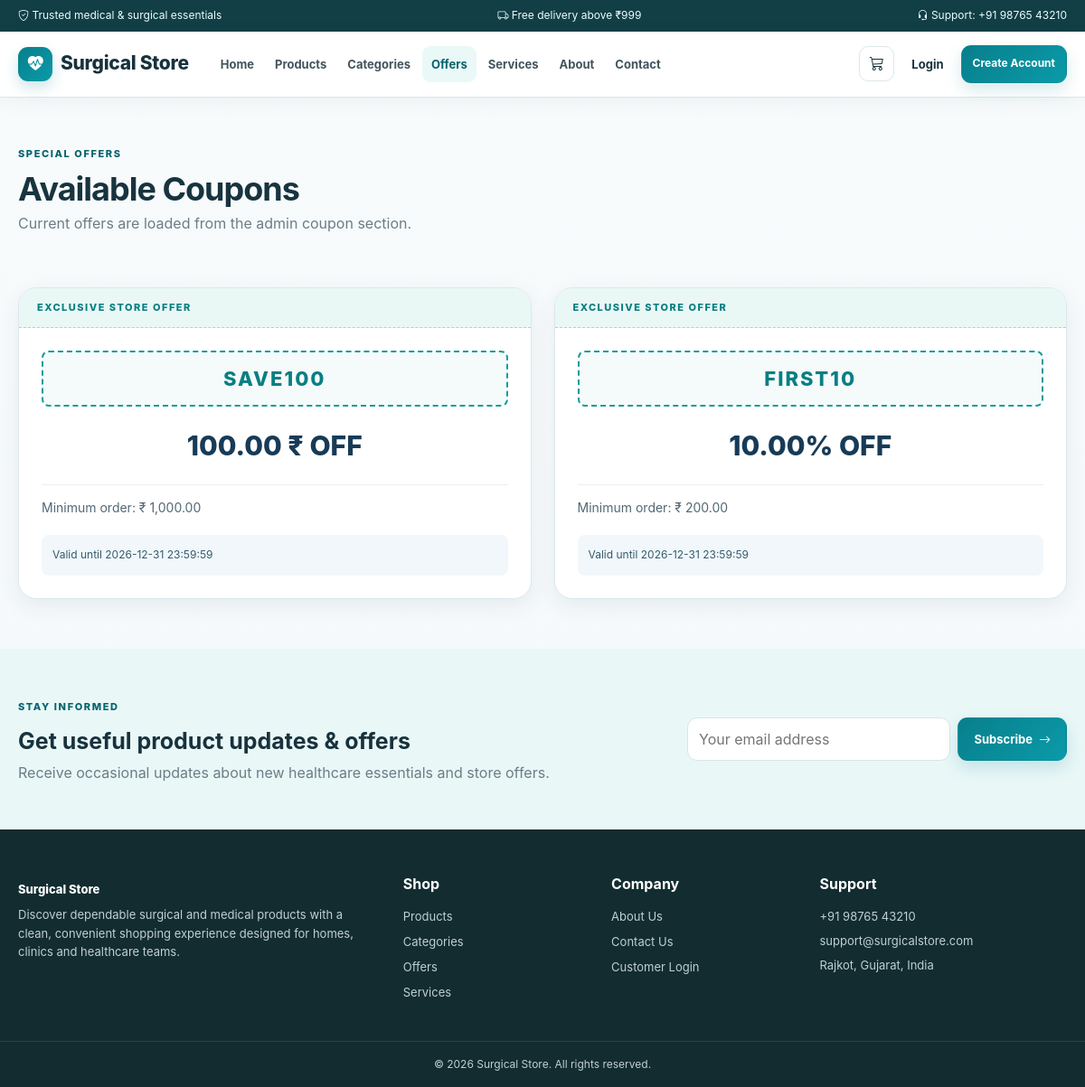
/offers.php, run on the app's committed database.
### tables this page shows
CREATE TABLE site_settings (
  setting_id INT AUTO_INCREMENT PRIMARY KEY,
  setting_key VARCHAR(100) NOT NULL UNIQUE,
  setting_value TEXT NOT NULL,
  updated_at TIMESTAMP DEFAULT CURRENT_TIMESTAMP ON UPDATE CURRENT_TIMESTAMP
);

CREATE TABLE coupons (
  coupon_id INT AUTO_INCREMENT PRIMARY KEY,
  coupon_code VARCHAR(30) NOT NULL UNIQUE,
  discount_type ENUM('percentage','fixed') NOT NULL DEFAULT 'percentage',
  discount_value DECIMAL(10,2) NOT NULL DEFAULT 0,
  min_order_amount DECIMAL(10,2) NOT NULL DEFAULT 0,
  start_date DATETIME NULL,
  expiry_date DATETIME NULL,
  status ENUM('active','inactive') NOT NULL DEFAULT 'active',
  created_at TIMESTAMP DEFAULT CURRENT_TIMESTAMP
);

### includes/db.php (called while the page is built, shortened)
<?php
require_once __DIR__ . '/../db_config.php';
mysqli_set_charset($con, 'utf8mb4');
function h($v) {
return htmlspecialchars((string)($v ?? ''), ENT_QUOTES, 'UTF-8');
}
function db_all($sql) {
global $con;
$r=mysqli_query($con,$sql);
return $r ? mysqli_fetch_all($r,MYSQLI_ASSOC) : [];
}
function setting($key,$default='') {
global $con;
$key=mysqli_real_escape_string($con,$key);
$r=mysqli_query($con,"SELECT setting_value FROM site_settings WHERE setting_key='$key' LIMIT 1");
$row=$r?mysqli_fetch_assoc($r):null;
return $row ? $row['setting_value'] : $default;
}
?>

### offers.php (the view, shortened to what this page needs)
<?php
require 'layout.php';
$coupons=db_all("SELECT * FROM coupons WHERE status='active' AND (start_date IS NULL OR start_date<=NOW()) AND (expiry_date IS NULL OR expiry_date>=NOW()) ORDER BY coupon_id DESC");
guestStart('Offers','offers');
?>
<div class="container">
<div class="page-head">
<span class="eyebrow">SPECIAL OFFERS</span>
<h1>Available Coupons</h1>
<p>Current offers are loaded from the admin coupon section.</p>
</div>
<div class="offers-grid">
<?php
foreach($coupons as $c):
?>
<div class="offer-coupon-card">
<div class="offer-coupon-info">
<h3>
<?=
h($c['coupon_code'])
?>
</h3>
<p>
<?=
h($c['discount_value'])
?>
<?=
$c['discount_type']==='percentage'?'% OFF':' ₹ OFF'
?>
</p>
<p>Minimum order: ₹
<?=
number_format($c['min_order_amount'],2)
?>
</p>
<small>Valid until
<?=
h($c['expiry_date']??'No expiry')
?>
</small>
</div>
</div>
<?php
endforeach;
?>
</div>
</div>
<?php
guestEnd();
?>

### layout.php (shortened to what this page needs)
<?php
require_once __DIR__ . '/includes/db.php';
function guestStart($pageTitle='Surgical Store',$activePage='')  {
$store=setting('store_name','Surgical Store');
?>
<!DOCTYPE html>
<html lang="en">
<head>
<link rel="stylesheet" href="/SurgicalStore/css/style.css">
<link rel="stylesheet" href="https://cdn.jsdelivr.net/npm/bootstrap-icons@1.11.3/font/bootstrap-icons.min.css">
</head>
<body>
<div class="announcement">
<div class="container announcement-inner">
<span>
<i class="bi bi-shield-check">
</i>
<?=
h(setting('announcement_one'))
?>
</span>
<span>
<i class="bi bi-truck">
</i>
<?=
h(setting('announcement_two'))
?>
</span>
<span>
<i class="bi bi-headset">
</i>
<?=
h(setting('announcement_three'))
?>
</span>
</div>
</div>
<header class="site-header">
<div class="container nav-wrap">
<a class="logo" href="index.php">
<span class="logo-icon">
<i class="bi bi-heart-pulse-fill">
</i>
</span>
<span>
<?=
h($store)
?>
</span>
</a>
<nav id="mainNav">
<a class="
<?=
$activePage==='home'?'active':''
?>
" href="index.php">Home</a>
<a class="
<?=
$activePage==='products'?'active':''
?>
" href="products.php">Products</a>
<a class="
<?=
$activePage==='categories'?'active':''
?>
" href="categories.php">Categories</a>
<a class="
<?=
$activePage==='offers'?'active':''
?>
" href="offers.php">Offers</a>
<a class="
<?=
$activePage==='services'?'active':''
?>
" href="services.php">Services</a>
<a class="
<?=
$activePage==='about'?'active':''
?>
" href="about.php">About</a>
<a class="
<?=
$activePage==='contact'?'active':''
?>
" href="contact.php">Contact</a>
</nav>
<div class="nav-actions">
<a class="nav-icon" href="User/cart.php">
<i class="bi bi-cart3">
</i>
</a>
<a class="login-link" href="User/login.php">Login</a>
<a class="btn primary small" href="User/register.php">Create Account</a>
</div>
</div>
</header>
<main>
<?php
}
function guestEnd()  {
?>
<section class="newsletter">
<div class="container newsletter-inner">
<div>
<span class="eyebrow">STAY INFORMED</span>
<h2>Get useful product updates & offers</h2>
<p>Receive occasional updates about new healthcare essentials and store offers.</p>
</div>
<form method="post" action="User/newsletter.php" class="newsletter-form" data-validate novalidate>
<input type="email" name="newsletter_email" data-validation="required email" placeholder="Your email address" required>
<button class="btn primary">Subscribe <i class="bi bi-arrow-right">
</i>
</button>
</form>
</div>
</section>
<footer class="footer">
<div class="container footer-grid">
<div>
<a class="footer-brand" href="index.php">
<?=
h(setting('store_name','Surgical Store'))
?>
</a>
<p>
<?=
h(setting('hero_description'))
?>
</p>
</div>
<div>
<h4>Shop</h4>
<a href="products.php">Products</a>
<a href="categories.php">Categories</a>
<a href="offers.php">Offers</a>
<a href="services.php">Services</a>
</div>
<div>
<h4>Company</h4>
<a href="about.php">About Us</a>
<a href="contact.php">Contact Us</a>
<a href="User/login.php">Customer Login</a>
</div>
<div>
<h4>Support</h4>
<p>
<?=
h(setting('phone'))
?>
</p>
<p>
<?=
h(setting('email'))
?>
</p>
<p>
<?=
h(setting('address'))
?>
</p>
</div>
</div>
<div class="copyright">©
<?=
date('Y')
?>
<?=
h(setting('store_name','Surgical Store'))
?>
. All rights reserved.</div>
</footer>
</body>
</html>
<?php
}
?>

### data on the page
site_settings: setting_value "Trusted medical & surgical essentials"
site_settings: setting_value "Free delivery above ₹999"
site_settings: setting_value "Support: +91 98765 43210"
site_settings: setting_value "Surgical Store"
coupons: coupon_code "SAVE100", discount_value "100.00", discount_type "₹ OFF", min_order_amount "1,000.00", expiry_date "2026-12-31 23:59:59"
coupons: coupon_code "FIRST10", discount_value "10.00", discount_type "% OFF", min_order_amount "200.00", expiry_date "2026-12-31 23:59:59"
site_settings: setting_value "Discover dependable surgical and medical products with a clean, convenient shopping experience designed for homes, clinics and healthcare teams."
site_settings: setting_value "+91 98765 43210"
site_settings: setting_value "support@surgicalstore.com"
site_settings: setting_value "Rajkot, Gujarat, India"
